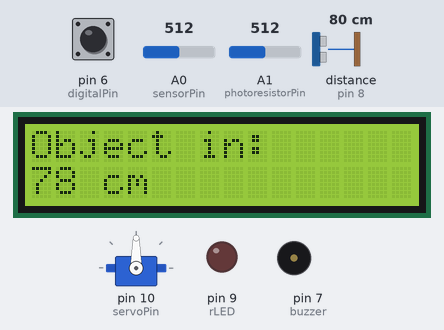
The sketch below on a simulated Arduino Uno, built with avr-gcc and run on an emulated ATmega328P. Parts: 16×2 character LCD, servo, output pins drawn as LEDs (lit = HIGH), buzzer (waves = sounding, pin HIGH). Wiring (inferred from the names in the program): ultrasonic range finder: trigger pin 13; echo pin 8. The inputs (shaded band) are chosen by the test bench; at power-on: A0 (sensorPin) = 512, distance to the obstacle (sensor on pin 8) 80 cm, A1 (photoresistorPin) = 512, pin 6 (digitalPin) HIGH. The echo pulse lasts 58.3 µs per cm; pins used as bus, display or sensor lines are not drawn.

Above: at 2.2 s.
2.3 s: A0 (sensorPin) set to 106
5.0 s: A0 (sensorPin) set to 89
At 5.6 s:
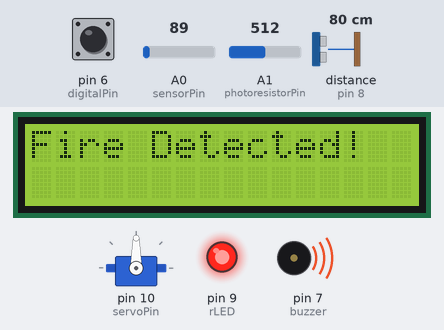
8.6 s: A0 (sensorPin) set to 110
At 9.9 s:
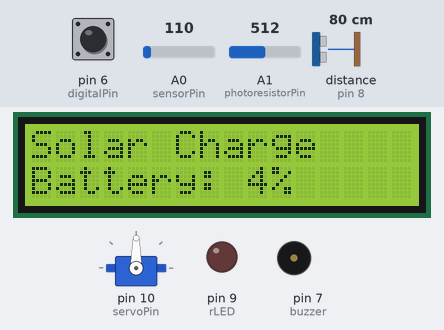
11.3 s: distance to the obstacle (sensor on pin 8) set to 12 cm
At 14.9 s:
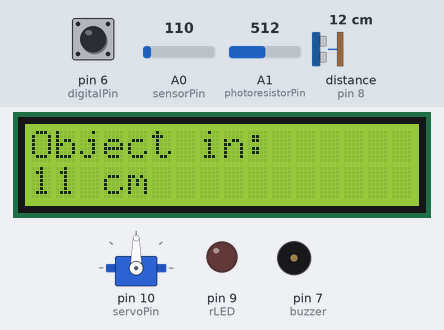
16.6 s: distance to the obstacle (sensor on pin 8) set to 9 cm
At 19.0 s:
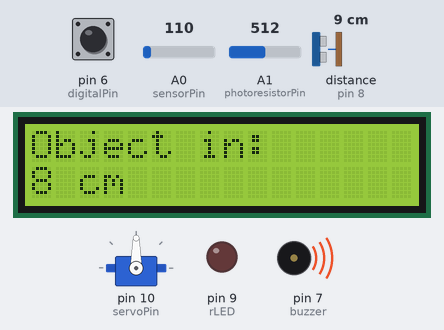
22.6 s: A1 (photoresistorPin) set to 716
At 27.8 s:
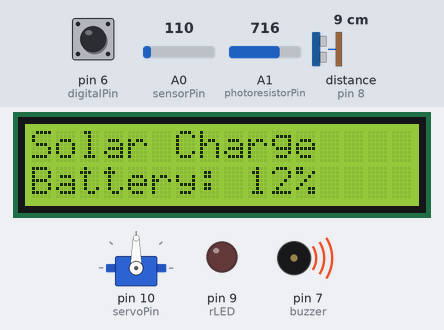
Timing chart, 0 to 29.3 s (numbered marks = the images above; inputs shaded):
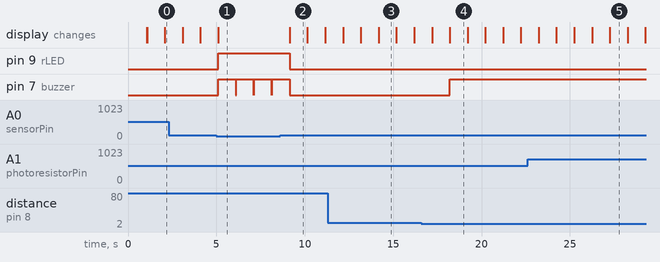

The sketch:

hackathon.ino
```cpp
#include <LiquidCrystal.h>
#include <Servo.h>

// Initialize LCD (RS, E, D4, D5, D6, D7)
LiquidCrystal lcd(12, 11, 5, 4, 3, 2);
Servo Servo1;

// Sensors & Components
int servoPin = 10;
int sensorPin = A0;       // Flame Sensor (Analog)
int digitalPin = 6;       // Flame Sensor (Digital)
int photoresistorPin = A1; // LDR (Photoresistor) for "Solar Panel Charge"
int redLED = 10;          // Red LED for Charging Complete
int rLED = 9;             // Red LED for Fire Alert
const int trigPin = 13;   // Ultrasonic Trig
const int echoPin = 8;    // Ultrasonic Echo
int buzzer = 7;           // Buzzer

// Charge Storage Simulation
float batteryLevel = 0;  // Simulated battery charge (0-100%)
unsigned long lastUpdateTime = 0;  // Store last update time
const int updateInterval = 500; // Charge update every 500ms

void setup() {
  pinMode(buzzer, OUTPUT);
  digitalWrite(buzzer, LOW);

  pinMode(digitalPin, INPUT_PULLUP);
  pinMode(photoresistorPin, INPUT);
  pinMode(redLED, OUTPUT);
  pinMode(rLED, OUTPUT);
  pinMode(trigPin, OUTPUT);
  pinMode(echoPin, INPUT);

  lcd.begin(16, 2);
  lcd.print("System Ready!");
  delay(1000);
  lcd.clear();

  Servo1.attach(servoPin);
}

void loop() {
  int sensorValue = analogRead(sensorPin);  // Read Flame Sensor
  int fireDetected = digitalRead(digitalPin);  // Read Digital Fire Sensor
  int lightValue = analogRead(photoresistorPin);  // Read Light Level from LDR

  // **Measure Distance using Ultrasonic Sensor**
  long duration;
  int distance;

  digitalWrite(trigPin, LOW);
  delayMicroseconds(2);
  digitalWrite(trigPin, HIGH);
  delayMicroseconds(10);
  digitalWrite(trigPin, LOW);

  duration = pulseIn(echoPin, HIGH);
  distance = duration * 0.034 / 2; // Convert to cm

  // Convert LDR reading (0-1023) to a charging rate (0 - 1.5% per cycle)
  float chargeRate = map(lightValue, 0, 1023, 0, 15) / 10.0; // Charge rate 0% to 1.5% per cycle
  float dischargeRate = 0.3; // Slow discharge when no light

  // **Simulated Charging Logic** (Charge every 500ms)
  unsigned long currentMillis = millis();
  if (currentMillis - lastUpdateTime >= updateInterval) {
    lastUpdateTime = currentMillis; // Update last time

    if (chargeRate > 0.2) { // If light is strong enough
      batteryLevel += chargeRate;  // Slowly charge up
      if (batteryLevel > 100) batteryLevel = 100;  // Max limit
    } else { // If in darkness
      batteryLevel -= dischargeRate;  // Slowly discharge
      if (batteryLevel < 0) batteryLevel = 0;  // Min limit
    }
  }

  // **Fire Detection** - Activate `rLED` and buzzer, turn OFF `redLED`
  if (sensorValue < 100) {
    lcd.clear();
    lcd.setCursor(0, 0);
    lcd.print("Fire Detected!");

    digitalWrite(buzzer, HIGH);
    digitalWrite(redLED, LOW); // Turn OFF Charging LED
    digitalWrite(rLED, HIGH);  // Turn ON Fire Alert LED

    delay(1000);
    digitalWrite(buzzer, LOW);
    return; // Skip the rest of the loop
  } else {
    digitalWrite(rLED, LOW); // Ensure `rLED` is OFF if no fire detected
  }

  // **LCD Display Logic**
  lcd.clear();
  lcd.setCursor(0, 0);
  lcd.print("Solar Charge");

  lcd.setCursor(0, 1);
  lcd.print("Battery: ");
  lcd.print((int)batteryLevel);
  lcd.print("%");

  // **Turn ON redLED ONLY when Battery reaches 100%**
  if (batteryLevel < 100) {
    digitalWrite(redLED, LOW);  // Turn ON LED when battery is fully charged
    digitalWrite(rLED, LOW);
  } else{
    digitalWrite(redLED, HIGH);   // Turn OFF LED if not fully charged
    digitalWrite(rLED, LOW);
  }

  delay(1000); // Small delay to make display stable

  // **Display Distance on LCD**
  lcd.clear();
  lcd.setCursor(0, 0);
  lcd.print("Object in:");
  lcd.setCursor(0, 1);
  lcd.print(distance);
  lcd.print(" cm");

  // **Buzzer Alert for Close Object**
  if (distance > 0 && distance < 10) {  // Object detected within 10 cm
    digitalWrite(buzzer, HIGH);
  } else {
    digitalWrite(buzzer, LOW);
  }

  delay(1000); // Small delay before next loop
}
```

Measured:
- the behaviour switches between 100 and 99 on A0 (sensorPin) (found by bisection; images 0 and 1)
- the behaviour switches between 11 and 10 cm on distance to the obstacle (sensor on pin 8) (found by bisection; images 3 and 4)
- after the input at 5.0 s, pin 9 (rLED): LOW → HIGH after 0.11 s; pin 7 (buzzer): alternates HIGH for 1.0 s and LOW for 0.01 s, starting after 0.11 s; the display: changes after 0.11 s (image 1)
- after the input at 8.6 s, pin 9 (rLED): HIGH → LOW after 0.54 s; pin 7 (buzzer): goes on until 9.1 s, then stays LOW; the display: changes after 0.55 s (image 2)
- after the input at 16.6 s, pin 7 (buzzer): LOW → HIGH after 1.6 s
- what the display in image 2 shows lasts 1.1 s, from 9.1 s to 10.2 s
